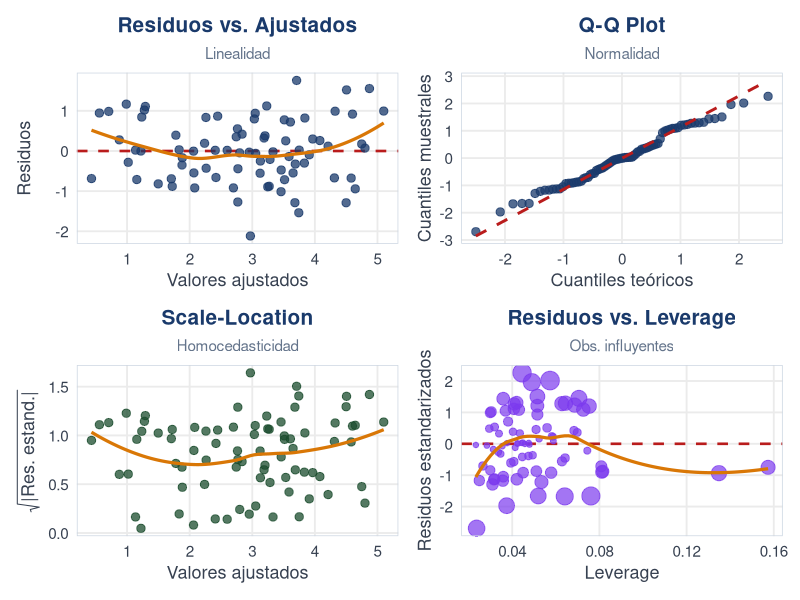

The R source for this figure:
## ---- chunk 1
#| echo: false
#| message: false
#| warning: false
set.seed(42)
n2 <- 80
riego <- runif(n2, 5, 25)
temperatura <- rnorm(n2, 22, 3)
fertilizacion <- sample(c(0, 1), n2, replace = TRUE)
variedad <- sample(c("Chonto", "Cherry", "Milano"), n2, replace = TRUE,
                   prob = c(0.5, 0.3, 0.2))

produccion <- 2.10 + 0.18 * riego + (-0.11) * temperatura +
  0.97 * fertilizacion + rnorm(n2, 0, 0.8)

datos2 <- data.frame(produccion, riego, temperatura, fertilizacion = factor(fertilizacion, labels = c("No", "Si")))
modelo2 <- lm(produccion ~ riego + temperatura + fertilizacion, data = datos2)
## ---- chunk 2
#| echo: false
#| warning: false
#| message: false
#| fig-width: 20
#| fig-height: 4.8
#| out-width: "100%"
library(ggplot2); library(patchwork)

df_d2 <- data.frame(
  ajustados = fitted(modelo2),
  residuos  = residuals(modelo2),
  std_res   = rstandard(modelo2),
  sqrt_std  = sqrt(abs(rstandard(modelo2))),
  leverage  = hatvalues(modelo2),
  cooks     = cooks.distance(modelo2)
)

tema_d2 <- theme_minimal(base_size = 14) +
  theme(
    plot.title       = element_text(face = "bold", hjust = 0.5,
                                    size = 15, color = "#1a3a6b"),
    plot.subtitle    = element_text(hjust = 0.5, size = 11, color = "#64748b"),
    axis.title       = element_text(size = 13, color = "#374151"),
    axis.text        = element_text(size = 11, color = "#374151"),
    panel.grid.minor = element_blank(),
    panel.border     = element_rect(color = "#cbd5e1", fill = NA, linewidth = 0.5)
  )

p1 <- ggplot(df_d2, aes(ajustados, residuos)) +
  geom_hline(yintercept = 0, linetype = "dashed", color = "#b91c1c", linewidth = 0.9) +
  geom_point(color = "#1a3a6b", size = 2.5, alpha = 0.75) +
  geom_smooth(method = "loess", se = FALSE, color = "#d97706", linewidth = 1.1) +
  labs(title = "Residuos vs. Ajustados", subtitle = "Linealidad",
       x = "Valores ajustados", y = "Residuos") + tema_d2

p2 <- ggplot(df_d2, aes(sample = std_res)) +
  stat_qq(color = "#1a3a6b", size = 2.5, alpha = 0.75) +
  stat_qq_line(color = "#b91c1c", linewidth = 1, linetype = "dashed") +
  labs(title = "Q-Q Plot", subtitle = "Normalidad",
       x = "Cuantiles teóricos", y = "Cuantiles muestrales") + tema_d2

p3 <- ggplot(df_d2, aes(ajustados, sqrt_std)) +
  geom_point(color = "#1b4d2e", size = 2.5, alpha = 0.75) +
  geom_smooth(method = "loess", se = FALSE, color = "#d97706", linewidth = 1.1) +
  labs(title = "Scale-Location", subtitle = "Homocedasticidad",
       x = "Valores ajustados", y = expression(sqrt("|Res. estand.|"))) + tema_d2

p4 <- ggplot(df_d2, aes(leverage, std_res)) +
  geom_hline(yintercept = 0, linetype = "dashed", color = "#b91c1c", linewidth = 0.9) +
  geom_point(aes(size = cooks), color = "#7c3aed", alpha = 0.7) +
  geom_smooth(method = "loess", se = FALSE, color = "#d97706", linewidth = 1.1) +
  scale_size_continuous(range = c(1.5, 6), guide = "none") +
  labs(title = "Residuos vs. Leverage", subtitle = "Obs. influyentes",
       x = "Leverage", y = "Residuos estandarizados") + tema_d2

p1 + p2 + p3 + p4
